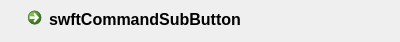
<?xml version="1.0" encoding="UTF-8"?>
<ui version="4.0">
 <class>swftCommandSubButton</class>
 <widget class="QWidget" name="swftCommandSubButton">
  <property name="geometry">
   <rect>
    <x>0</x>
    <y>0</y>
    <width>400</width>
    <height>41</height>
   </rect>
  </property>
  <property name="windowTitle">
   <string>Form</string>
  </property>
  <layout class="QGridLayout" name="gridLayout">
   <property name="leftMargin">
    <number>20</number>
   </property>
   <property name="topMargin">
    <number>0</number>
   </property>
   <property name="rightMargin">
    <number>0</number>
   </property>
   <property name="bottomMargin">
    <number>1</number>
   </property>
   <item row="0" column="0">
    <widget class="QCommandLinkButton" name="commandLinkButton">
     <property name="sizePolicy">
      <sizepolicy hsizetype="Minimum" vsizetype="Minimum">
       <horstretch>0</horstretch>
       <verstretch>0</verstretch>
      </sizepolicy>
     </property>
     <property name="font">
      <font>
       <family>Helvetica Neue</family>
       <pointsize>12</pointsize>
      </font>
     </property>
     <property name="text">
      <string>swftCommandSubButton</string>
     </property>
     <property name="iconSize">
      <size>
       <width>40</width>
       <height>40</height>
      </size>
     </property>
    </widget>
   </item>
  </layout>
 </widget>
 <resources/>
 <connections/>
</ui>
